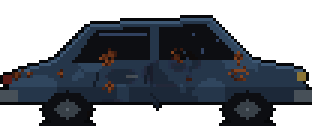
#> input picture art/environment/street/car_sedan_blue.png, 104 x 42 px (shown 3 times larger)
$ python build_street.py
#> lines starting #> are read from the running program, lines starting #| are printed output that depends on the picture; pictures that were not available may be replaced by others from this repository, and a replacement may not be noted
### tools/builders/build_store.py
"""Builds scenes/maps/convenience_store.tscn (+ its TileSet and exit door)."""
import os
import random
import sys

sys.path.insert(0, os.path.dirname(__file__))
from tscn import Scene, V2, V2i, PV2, SN, NP, Raw, Col, tile_map_data, png_size, fmt  # noqa: E402
import layers as Z  # noqa: E402
import lighting as L  # noqa: E402
import foreground as F  # noqa: E402
import props  # noqa: E402

ART = "art/environment/store/"
FLOOR_Y = 224
ROOM_W = 1024


def build_tileset(out="resources/tilesets/store_tiles.tres", tex="res://art/environment/store/tiles.png"):
#> called with out = 'resources/tilesets/street_tiles.tres', tex = 'res://art/environment/street/tiles.png'
    lines = ['[gd_resource type="TileSet" load_steps=4 format=3]', "",
             f'[ext_resource type="Texture2D" path="{tex}" id="1_tiles"]', "",
             '[sub_resource type="OccluderPolygon2D" id="occ_full"]',
             "polygon = PackedVector2Array(-8, -8, 8, -8, 8, 8, -8, 8)", "",
             '[sub_resource type="TileSetAtlasSource" id="src_0"]',
             'texture = ExtResource("1_tiles")',
             "texture_region_size = Vector2i(16, 16)"]
    full = "PackedVector2Array(-8, -8, 8, -8, 8, 8, -8, 8)"
    for row, count in [(0, 8), (1, 8), (2, 8), (3, 4)]:
        for col in range(count):
            lines.append(f"{col}:{row}/0 = 0")
            lines.append(f"{col}:{row}/0/physics_layer_0/polygon_0/points = {full}")
            if row == 3:
                lines.append(f'{col}:{row}/0/occlusion_layer_0/polygon = SubResource("occ_full")')
    lines += ["", "[resource]",
              "occlusion_layer_0/light_mask = 3",
              "physics_layer_0/collision_layer = 1",
              "physics_layer_0/collision_mask = 0",
              'sources/0 = SubResource("src_0")', ""]
    path = os.path.join(os.path.dirname(__file__), "..", "..", out)
    os.makedirs(os.path.dirname(path), exist_ok=True)
    with open(path, "w") as f:
        f.write("\n".join(lines))


# [200 lines left out: functions build_exit_door, build_warehouse_door, build_store, not called in this run]


# [7 lines that do not run on import are left out]

### tools/builders/tscn.py
"""Minimal writer for Godot 4 text scenes (.tscn) and resources.

Used to bootstrap level/prop scenes from Python layout descriptions. The
generated scenes are ordinary Godot scenes and can be edited in the editor
afterwards (re-running a builder overwrites them).
"""
import os
import struct

ROOT = os.path.abspath(os.path.join(os.path.dirname(__file__), "..", ".."))


class Raw(str):
    """A value written verbatim (e.g. ExtResource("x"), Vector2(1, 2))."""


def fmt(v):
    if isinstance(v, Raw):
        return str(v)
    if isinstance(v, bool):
        return "true" if v else "false"
    if isinstance(v, int):
        return str(v)
    if isinstance(v, float):
        s = repr(round(v, 4))
        return s if "." in s or "e" in s else s + ".0"
    if isinstance(v, str):
        return '"' + v.replace("\\", "\\\\").replace('"', '\\"') + '"'
    if isinstance(v, (list, tuple)):
        return "[" + ", ".join(fmt(x) for x in v) + "]"
    if isinstance(v, dict):
        return "{\n" + ",\n".join(f"{fmt(k)}: {fmt(x)}" for k, x in v.items()) + "\n}"
    if v is None:
        return "null"
    raise TypeError(type(v))


def V2(x, y):
    return Raw(f"Vector2({fmt(float(x))}, {fmt(float(y))})")


def V2i(x, y):
    return Raw(f"Vector2i({int(x)}, {int(y)})")


def Col(r, g, b, a=1.0):
    return Raw(f"Color({r}, {g}, {b}, {a})")


def PV2(points):
    return Raw("PackedVector2Array(" + ", ".join(f"{fmt(float(x))}, {fmt(float(y))}" for x, y in points) + ")")


def SN(s):
    return Raw(f'&"{s}"')


def NP(s):
    return Raw(f'NodePath("{s}")')


class Scene:
    def __init__(self):
        self.ext = []       # (type, path, id)
        self._ext_ids = {}
        self.subs = []      # (type, id, props)
        self.nodes = []     # (name, type, parent, props, extra_header)
        self.conns = []
        self._n = 0

    def ext_res(self, typ, path):
        key = (typ, path)
        if key in self._ext_ids:
            return Raw(f'ExtResource("{self._ext_ids[key]}")')
        self._n += 1
        rid = f"{self._n}_{os.path.splitext(os.path.basename(path))[0][:12]}"
        self.ext.append((typ, path, rid))
        self._ext_ids[key] = rid
        return Raw(f'ExtResource("{rid}")')

    def sub_res(self, typ, props):
        self._n += 1
        sid = f"{typ}_{self._n}"
        self.subs.append((typ, sid, props))
        return Raw(f'SubResource("{sid}")')

    def node(self, name, typ=None, parent=None, props=None, instance=None, groups=None):
        header = f'[node name="{name}"'
        if typ:
            header += f' type="{typ}"'
        if parent is not None:
            header += f' parent="{parent}"'
        if instance is not None:
            header += f" instance={instance}"
        if groups:
            header += " groups=[" + ", ".join(f'"{g}"' for g in groups) + "]"
        header += "]"
        self.nodes.append((header, props or {}))
        if parent is None:
            return "."
        return name if parent == "." else f"{parent}/{name}"

    def connect(self, signal, from_, to, method):
        self.conns.append(f'[connection signal="{signal}" from="{from_}" to="{to}" method="{method}"]')

    def text(self):
        out = [f"[gd_scene load_steps={len(self.ext) + len(self.subs) + 1} format=3]", ""]
        for typ, path, rid in self.ext:
            out.append(f'[ext_resource type="{typ}" path="{path}" id="{rid}"]')
        if self.ext:
            out.append("")
        for typ, sid, props in self.subs:
            out.append(f'[sub_resource type="{typ}" id="{sid}"]')
            for k, v in props.items():
                out.append(f"{k} = {fmt(v)}")
            out.append("")
        for header, props in self.nodes:
            out.append(header)
            for k, v in props.items():
                out.append(f"{k} = {fmt(v)}")
            out.append("")
        out.extend(self.conns)
        return "\n".join(out) + "\n"

    def save(self, rel):
        path = os.path.join(ROOT, rel)
        os.makedirs(os.path.dirname(path), exist_ok=True)
        with open(path, "w") as f:
            f.write(self.text())
        return path


# [6 lines left out: function tile_map_data, not called in this run]


def png_size(rel_art):
    from PIL import Image
    with Image.open(os.path.join(ROOT, rel_art)) as im:
        return im.size

### tools/builders/props.py
"""Generates reusable prop / container scenes.

Conventions:
  * Prop origin = bottom-centre (the point that touches the floor).
  * Sprites use light_mask 1 (lit by the "front" lights).
  * Furniture occluders use occluder_light_mask 2: they only cast shadows for
    the lights that illuminate the back wall (light_mask 2), so furniture
    throws silhouettes onto the wall while the player plane stays lit.
  * Solid room walls use occluder mask 3 (block everything).
"""
import os
import sys

sys.path.insert(0, os.path.dirname(__file__))
from tscn import Scene, V2, PV2, SN, NP, Raw, Col, png_size  # noqa: E402

# Only edges facing the light cast shadows: the prop itself stays lit and a
# light inside the polygon (player standing in front) casts nothing.
FURNITURE_CULL = 2
FURNITURE_MASK = 2


# [5 lines left out: function rect_poly, not called in this run]


def add_sprite(sc, parent, tex_rel, name="Sprite", light_mask=1, pos=(0, 0), z=0):
    w, h = png_size(tex_rel)
    props = {
        "texture": sc.ext_res("Texture2D", "res://" + tex_rel),
        "centered": False,
        "offset": V2(-(w // 2), -h),
    }
    if light_mask != 1:
        props["light_mask"] = light_mask
    if pos != (0, 0):
        props["position"] = V2(*pos)
    if z:
        props["z_index"] = z
    sc.node(name, "Sprite2D", parent, props)
    return w, h


def add_occluder(sc, parent, poly, mask=FURNITURE_MASK, cull=FURNITURE_CULL, name="Occluder"):
    occ = sc.sub_res("OccluderPolygon2D", {"cull_mode": cull, "polygon": PV2(poly)})
    sc.node(name, "LightOccluder2D", parent, {"occluder": occ, "occluder_light_mask": mask})


def add_interactable(sc, parent, w, h, prompt, offset, priority=0.0, pos=(0, 0)):
    """offset: prompt position relative to the prop origin."""
    shape = sc.sub_res("RectangleShape2D", {"size": V2(w, h)})
    ipos = (pos[0], pos[1] - h / 2)
    props = {
        "position": V2(*ipos),
        "script": sc.ext_res("Script", "res://scripts/interactables/interactable.gd"),
        "prompt_text": prompt,
        "prompt_offset": V2(offset[0] - ipos[0], offset[1] - ipos[1]),
    }
    if priority:
        props["focus_priority"] = priority
    sc.node("Interactable", "Area2D", parent, props)
    sc.node("CollisionShape2D", "CollisionShape2D", "Interactable" if parent == "." else f"{parent}/Interactable", {"shape": shape})


# [78 lines left out: functions add_static, container_scene, decor_scene, build_store_props, not called in this run]


# [3 lines that do not run on import are left out]

### tools/builders/build_street.py
"""Builds the street props and scenes/maps/street.tscn."""
import os
import random
import sys

sys.path.insert(0, os.path.dirname(__file__))
from tscn import Scene, V2, PV2, SN, NP, Raw, Col, tile_map_data, png_size  # noqa: E402
import layers as Z  # noqa: E402
import lighting as L  # noqa: E402
import foreground as F  # noqa: E402
import props  # noqa: E402
from build_store import build_tileset  # noqa: E402

ART = "art/environment/street/"
CITY = "art/environment/city/"
FLOOR_Y = 224
WIDTH = 2650


def solid_prop(out, tex, poly, occluder=True, extra=None):
    sc = Scene()
    w, h = png_size(tex)
    sc.node(os.path.splitext(os.path.basename(out))[0].title().replace("_", ""), "Node2D", None, {})
    props.add_sprite(sc, ".", tex)
    if occluder:
        props.add_occluder(sc, ".", poly, mask=1, cull=0)
    # Not a movement obstacle (the game is horizontal exploration, not
    # platforming): the body lives on the vision_blockers layer only, so it
    # still breaks zombie line of sight and stops thrown bottles, but the
    # player and zombies walk past (in front of) it.
    sc.node("Body", "StaticBody2D", ".", {"collision_layer": 64, "collision_mask": 0})
    sc.node("Shape", "CollisionPolygon2D", "Body", {"polygon": PV2(poly)})
    if extra:
        extra(sc)
    sc.save(out)


def hide_spot_scene(out, tex, occupied_tex, poly=None, hide_offset=(0, 0), solid=False):
    sc = Scene()
    w, h = png_size(tex)
    sc.node(os.path.splitext(os.path.basename(out))[0].title().replace("_", ""), "Node2D", None, {
        "script": sc.ext_res("Script", "res://scripts/interactables/hide_spot.gd"),
        "hide_offset": V2(*hide_offset),
        "occupied_texture": sc.ext_res("Texture2D", "res://" + occupied_tex),
    })
    props.add_sprite(sc, ".", tex)
    props.add_interactable(sc, ".", min(w - 8, 40), 36, "躲藏", (0, -h - 6), priority=0.2)
    if poly:
        props.add_occluder(sc, ".", poly, mask=1, cull=0)
        if solid:
            # sight / bottle blocker only, never a movement obstacle
            sc.node("Body", "StaticBody2D", ".", {"collision_layer": 64, "collision_mask": 0})
            sc.node("Shape", "CollisionPolygon2D", "Body", {"polygon": PV2(poly)})
    sc.save(out)


def grass_scene(out, tex, frames=4, width=None, count=1):
    sc = Scene()
    fw, fh = png_size(tex)
    fw //= frames
    total = width or fw * count
    sc.node(os.path.splitext(os.path.basename(out))[0].title().replace("_", ""), "Area2D", None, {
        "z_index": Z.WORLD_FRONT,
        "script": sc.ext_res("Script", "res://scripts/interactables/grass_area.gd"),
    })
    # sprite frames resource inline
    atlas = sc.ext_res("Texture2D", "res://" + tex)
    subs = []
    for f in range(frames):
        subs.append(sc.sub_res("AtlasTexture", {"atlas": atlas, "region": Raw(f"Rect2({f * fw}, 0, {fw}, {fh})")}))
    frames_list = ", ".join("{\n\"duration\": 1.0,\n\"texture\": %s\n}" % s for s in subs)
    sf = sc.sub_res("SpriteFrames", {"animations": Raw('[{\n"frames": [' + frames_list + '],\n"loop": true,\n"name": &"default",\n"speed": 3.0\n}]')})
    n = max(1, round(total / (fw * 0.75)))
    step = total / n
    for i in range(n):
        x = -total / 2 + step * i + step / 2
        sc.node(f"Tuft{i}", "AnimatedSprite2D", ".", {
            "position": V2(round(x), -fh // 2), "sprite_frames": sf, "autoplay": "default",
            "frame": i % frames, "flip_h": i % 2 == 1,
        })
    shape = sc.sub_res("RectangleShape2D", {"size": V2(total, 30)})
    sc.node("Shape", "CollisionShape2D", ".", {"position": V2(0, -15), "shape": shape})
    sc.save(out)


def build_props():
    # cars / barriers: passable, but block light, zombie sight and bottles
    solid_prop("scenes/props/street/car_sedan_blue.tscn", ART + "car_sedan_blue.png",
               [(-50, 0), (-49, -10), (-36, -20), (-22, -34), (18, -36), (32, -22), (48, -19), (51, 0)])
#> in png_size, im is the input picture: PIL image 104x42 RGBA; mean R, G, B, A 18.2, 22.9, 29.7, 146.9
    solid_prop("scenes/props/street/car_van.tscn", ART + "car_van.png",
               [(-58, 0), (-57, -46), (-52, -52), (26, -53), (42, -36), (58, -30), (59, 0)])
#> call 3 of png_size, with rel_art = 'art/environment/street/car_van.png'
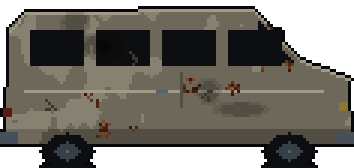
#> input picture art/environment/street/car_van.png, 118 x 56 px (shown 3 times larger)
#> in png_size, im is the input picture: PIL image 118x56 RGBA; mean R, G, B, A 64.6, 61.6, 54.7, 199.2
    solid_prop("scenes/props/street/barrier.tscn", ART + "barrier.png", [(-25, 0), (-21, -26), (21, -26), (25, 0)])
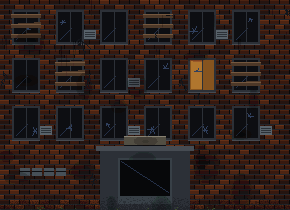
#> input picture art/environment/street/seg_apartment.png, 290 x 210 px, given in place of barrier.png, which was not available
#> in png_size, im is the input picture: PIL image 290x210 RGBA; mean R, G, B, A 42.6, 30.6, 27.7, 255
    # hide spots
    hide_spot_scene("scenes/interactables/street/dumpster.tscn", ART + "dumpster_open.png", ART + "dumpster.png")
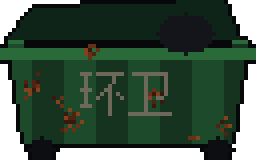
#> input picture art/environment/street/dumpster_open.png, 64 x 40 px (shown 4 times larger)
#> in png_size, im is the input picture: PIL image 64x40 RGBA; mean R, G, B, A 22.5, 44.3, 28, 214.5
    hide_spot_scene("scenes/interactables/street/nook.tscn", ART + "nook.png", ART + "nook_occupied.png", hide_offset=(4, 0))
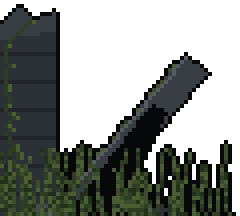
#> input picture art/environment/street/nook.png, 60 x 54 px (shown 4 times larger)
#> in png_size, im is the input picture: PIL image 60x54 RGBA; mean R, G, B, A 20.9, 24.9, 20.8, 134.3
    hide_spot_scene("scenes/interactables/street/car_hide.tscn", ART + "car_hide_open.png", ART + "car_hide_closed.png",
                    poly=[(-50, 0), (-49, -10), (-36, -20), (-22, -34), (18, -36), (32, -22), (48, -19), (51, 0)], hide_offset=(-6, 0), solid=False)
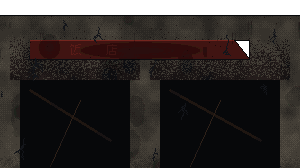
#> input picture art/environment/street/seg_burnt.png, 300 x 168 px, given in place of car_hide_open.png, which was not available
#> in png_size, im is the input picture: PIL image 300x168 RGBA; mean R, G, B, A 28.6, 23.9, 22.4, 231.7
    # grass
    grass_scene("scenes/interactables/street/grass_patch.tscn", ART + "grass_b.png", width=110)
    grass_scene("scenes/interactables/street/grass_small.tscn", ART + "grass_a.png", width=64)
    # decor
    for n in ["bus_stop", "dead_tree", "road_sign", "cone", "trash_bags", "bush"]:
        props.decor_scene(f"scenes/props/street/{n}.tscn", ART + f"{n}.png", occluder=False)
    # fire barrel: animated, warm light, light zone
    sc = Scene()
    sc.node("FireBarrel", "Node2D", None, {})
    atlas = sc.ext_res("Texture2D", "res://" + ART + "fire_barrel.png")
    subs = [sc.sub_res("AtlasTexture", {"atlas": atlas, "region": Raw(f"Rect2({f * 22}, 0, 22, 40)")}) for f in range(4)]
    fl = ", ".join("{\n\"duration\": 1.0,\n\"texture\": %s\n}" % s for s in subs)
    sf = sc.sub_res("SpriteFrames", {"animations": Raw('[{\n"frames": [' + fl + '],\n"loop": true,\n"name": &"default",\n"speed": 8.0\n}]')})
    sc.node("Sprite", "AnimatedSprite2D", ".", {"position": V2(0, -20), "sprite_frames": sf, "autoplay": "default"})
    sc.node("Light", "PointLight2D", ".", {
        "position": V2(0, -26), "color": Col(1, 0.62, 0.3), "energy": 1.0, "range_item_cull_mask": 3,
        "shadow_enabled": True, "shadow_item_cull_mask": 1,
        "texture": sc.ext_res("Texture2D", "res://art/lights/radial_large.png"), "texture_scale": 0.7,
        "script": sc.ext_res("Script", "res://scripts/effects/flicker_light.gd"),
        "base_energy": 1.0, "min_interval": 0.3, "max_interval": 1.2, "dead_chance": 0.0,
    })
    L.glow(sc, ".", "Halo", (0, -26), (1, 0.62, 0.3), 0.9, 0.3)
    sc.node("LightZone", "Area2D", ".", {"script": sc.ext_res("Script", "res://scripts/interactables/light_zone.gd"), "exposure": 1.0})
    sc.node("Shape", "CollisionShape2D", "LightZone", {"position": V2(0, -20), "shape": sc.sub_res("RectangleShape2D", {"size": V2(110, 40)})})
    sc.node("Embers", "CPUParticles2D", ".", {
        "position": V2(0, -38), "amount": 6, "lifetime": 1.6, "texture": sc.ext_res("Texture2D", "res://art/fx/pixel.png"),
        "direction": V2(0, -1), "spread": 25.0, "gravity": V2(0, -10), "initial_velocity_min": 8.0, "initial_velocity_max": 20.0,
        "color": Col(1, 0.6, 0.25, 1),
    })
    sc.save("scenes/props/street/fire_barrel.tscn")
    # street lamp: working (flickering) with a light zone underneath
    sc = Scene()
    sc.node("StreetLamp", "Node2D", None, {})
    props.add_sprite(sc, ".", CITY + "street_lamp.png")
    sc.node("Light", "PointLight2D", ".", {
        "position": V2(14, -110), "color": Col(1, 0.85, 0.6), "energy": 1.1, "range_item_cull_mask": 3,
        "shadow_enabled": True, "shadow_item_cull_mask": 1,
        "texture": sc.ext_res("Texture2D", "res://art/lights/radial_large.png"), "texture_scale": 0.9,
        "script": sc.ext_res("Script", "res://scripts/effects/flicker_light.gd"),
        "base_energy": 1.1, "min_interval": 3.0, "max_interval": 8.0, "dead_chance": 0.35, "buzz_sound": SN("tube_buzz"),
    })
    sc.node("Pool", "PointLight2D", ".", {
        "position": V2(14, -20), "color": Col(1, 0.85, 0.6), "energy": 0.5, "range_item_cull_mask": 3,
        "texture": sc.ext_res("Texture2D", "res://art/lights/radial.png"), "texture_scale": 1.1,
    })
    L.glow(sc, ".", "Halo", (14, -108), (1, 0.85, 0.6), 0.8, 0.26)
    sc.node("LightZone", "Area2D", ".", {"script": sc.ext_res("Script", "res://scripts/interactables/light_zone.gd"), "exposure": 0.9})
    sc.node("Shape", "CollisionShape2D", "LightZone", {"position": V2(14, -20), "shape": sc.sub_res("RectangleShape2D", {"size": V2(96, 40)})})
    sc.save("scenes/props/street/street_lamp.tscn")


# [194 lines left out: function build_street, not called in this run]


if __name__ == "__main__":
    build_tileset("resources/tilesets/street_tiles.tres", "res://art/environment/street/tiles.png")
#> (the run stopped early here; a loop or call above may not have finished)
